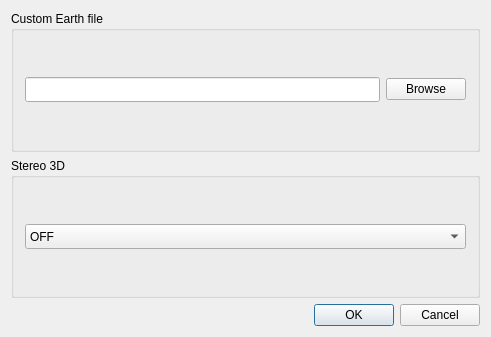
<?xml version="1.0" encoding="UTF-8"?>
<ui version="4.0">
 <class>QgsGlobePluginSettingsGuiBase</class>
 <widget class="QDialog" name="QgsGlobePluginSettingsGuiBase">
  <property name="geometry">
   <rect>
    <x>0</x>
    <y>0</y>
    <width>491</width>
    <height>337</height>
   </rect>
  </property>
  <property name="sizePolicy">
   <sizepolicy hsizetype="Expanding" vsizetype="Expanding">
    <horstretch>0</horstretch>
    <verstretch>0</verstretch>
   </sizepolicy>
  </property>
  <property name="minimumSize">
   <size>
    <width>0</width>
    <height>0</height>
   </size>
  </property>
  <property name="windowTitle">
   <string>Globe Settings</string>
  </property>
  <property name="windowIcon">
   <iconset>
    <normaloff/>
   </iconset>
  </property>
  <layout class="QVBoxLayout" name="verticalLayout">
   <item>
    <widget class="QGroupBox" name="earthGroupBox">
     <property name="sizePolicy">
      <sizepolicy hsizetype="Expanding" vsizetype="Expanding">
       <horstretch>0</horstretch>
       <verstretch>0</verstretch>
      </sizepolicy>
     </property>
     <property name="title">
      <string>Custom Earth file</string>
     </property>
     <layout class="QGridLayout" name="gridLayout_2">
      <item row="0" column="0">
       <widget class="QLineEdit" name="inputEarthDataset">
        <property name="minimumSize">
         <size>
          <width>200</width>
          <height>25</height>
         </size>
        </property>
       </widget>
      </item>
      <item row="0" column="1">
       <widget class="QPushButton" name="buttonSelectEarth">
        <property name="text">
         <string>Browse</string>
        </property>
       </widget>
      </item>
     </layout>
    </widget>
   </item>
   <item>
    <widget class="QGroupBox" name="stereoGroupBox">
     <property name="sizePolicy">
      <sizepolicy hsizetype="Expanding" vsizetype="Expanding">
       <horstretch>0</horstretch>
       <verstretch>0</verstretch>
      </sizepolicy>
     </property>
     <property name="title">
      <string>Stereo 3D</string>
     </property>
     <layout class="QGridLayout" name="gridLayout_3">
      <item row="0" column="0" colspan="2">
       <widget class="QComboBox" name="comboStereo">
        <property name="minimumSize">
         <size>
          <width>300</width>
          <height>25</height>
         </size>
        </property>
        <property name="maxCount">
         <number>200</number>
        </property>
        <item>
         <property name="text">
          <string>OFF</string>
         </property>
        </item>
        <item>
         <property name="text">
          <string>ANAGLYPHIC</string>
         </property>
        </item>
        <item>
         <property name="text">
          <string>CHECKERBOARD</string>
         </property>
        </item>
       </widget>
      </item>
     </layout>
    </widget>
   </item>
   <item>
    <widget class="QDialogButtonBox" name="buttonBox">
     <property name="standardButtons">
      <set>QDialogButtonBox::Cancel|QDialogButtonBox::Ok</set>
     </property>
    </widget>
   </item>
  </layout>
 </widget>
 <layoutdefault spacing="6" margin="11"/>
 <tabstops>
  <tabstop>inputEarthDataset</tabstop>
  <tabstop>buttonSelectEarth</tabstop>
  <tabstop>comboStereo</tabstop>
  <tabstop>buttonBox</tabstop>
 </tabstops>
 <resources/>
 <connections>
  <connection>
   <sender>buttonBox</sender>
   <signal>accepted()</signal>
   <receiver>QgsGlobePluginSettingsGuiBase</receiver>
   <slot>accept()</slot>
   <hints>
    <hint type="sourcelabel">
     <x>424</x>
     <y>322</y>
    </hint>
    <hint type="destinationlabel">
     <x>481</x>
     <y>297</y>
    </hint>
   </hints>
  </connection>
  <connection>
   <sender>buttonBox</sender>
   <signal>rejected()</signal>
   <receiver>QgsGlobePluginSettingsGuiBase</receiver>
   <slot>reject()</slot>
   <hints>
    <hint type="sourcelabel">
     <x>365</x>
     <y>323</y>
    </hint>
    <hint type="destinationlabel">
     <x>281</x>
     <y>339</y>
    </hint>
   </hints>
  </connection>
 </connections>
</ui>
